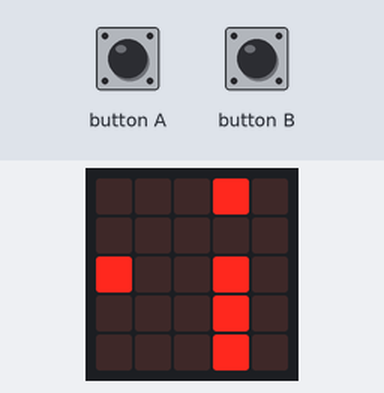
The program below on a simulated BBC micro:bit (MakeCode). Shown: the board's 5×5 LED display. Inputs (shaded band) come from the test bench. Random numbers come from a fixed seed; the run ends where the board's game-over animation would start. At 5.1 s the program stops and its outputs stay as they are.

Above: at 0.82 s.
1.3 s: button A pressed for 0.15 s
At 1.7 s:
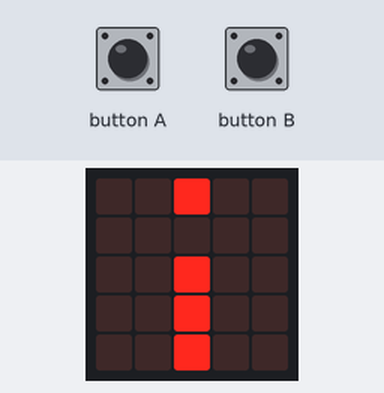
At 6.2 s:
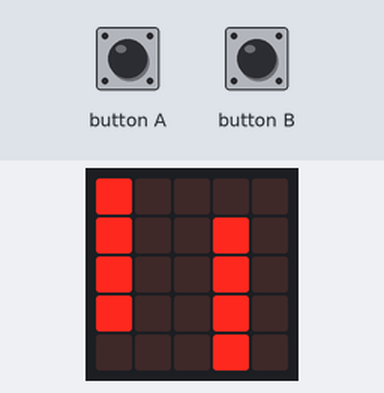
Timing chart, 0 to 6.6 s (numbered marks = the images above; inputs shaded):
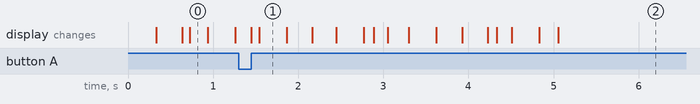

The program:

crashybird.py
```python
def on_button_pressed_a():
    bird.change(LedSpriteProperty.Y, -1)
input.on_button_pressed(Button.A, on_button_pressed_a)

def on_button_pressed_b():
    bird.change(LedSpriteProperty.Y, 1)
input.on_button_pressed(Button.B, on_button_pressed_b)

score = 0
emptyObstacleY = 0
ticks = 0
bird: game.LedSprite = None
index = 0
obstacles: List[game.LedSprite] = []
bird = game.create_sprite(0, 2)
bird.set(LedSpriteProperty.BLINK, 300)

def on_forever():
    global emptyObstacleY, ticks, score
    while len(obstacles) > 0 and obstacles[0].get(LedSpriteProperty.X) == 0:
        obstacles.remove_at(0).delete()
    for obstacle2 in obstacles:
        obstacle2.change(LedSpriteProperty.X, -1)
    if ticks % 3 == 0:
        emptyObstacleY = randint(0, 4)
        for index2 in range(5):
            if index2 != emptyObstacleY:
                obstacles.append(game.create_sprite(4, index2))
    for obstacle3 in obstacles:
        if obstacle3.get(LedSpriteProperty.X) == bird.get(LedSpriteProperty.X) and obstacle3.get(LedSpriteProperty.Y) == bird.get(LedSpriteProperty.Y):
            game.game_over()
    ticks += 1
    score += 1
    basic.pause(700)
basic.forever(on_forever)
```
